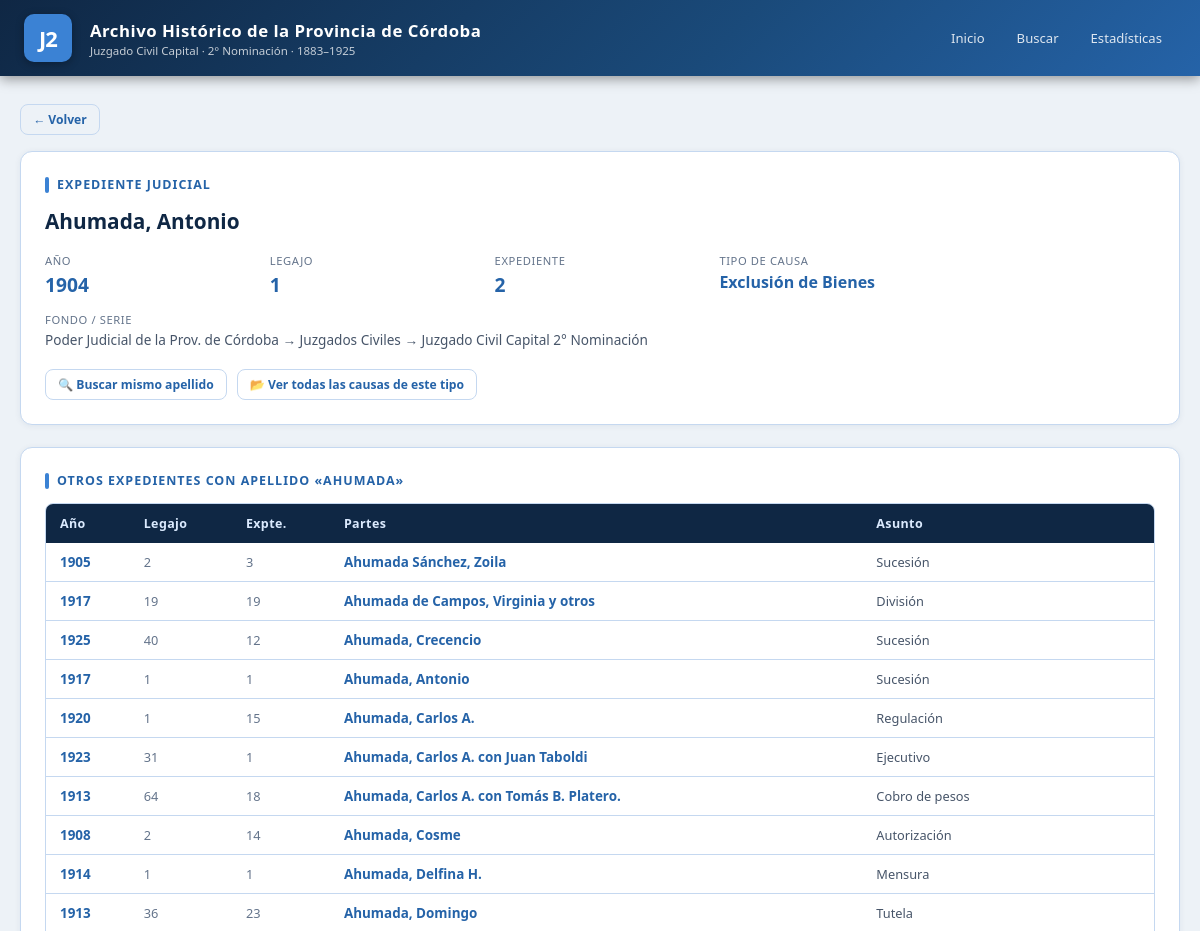
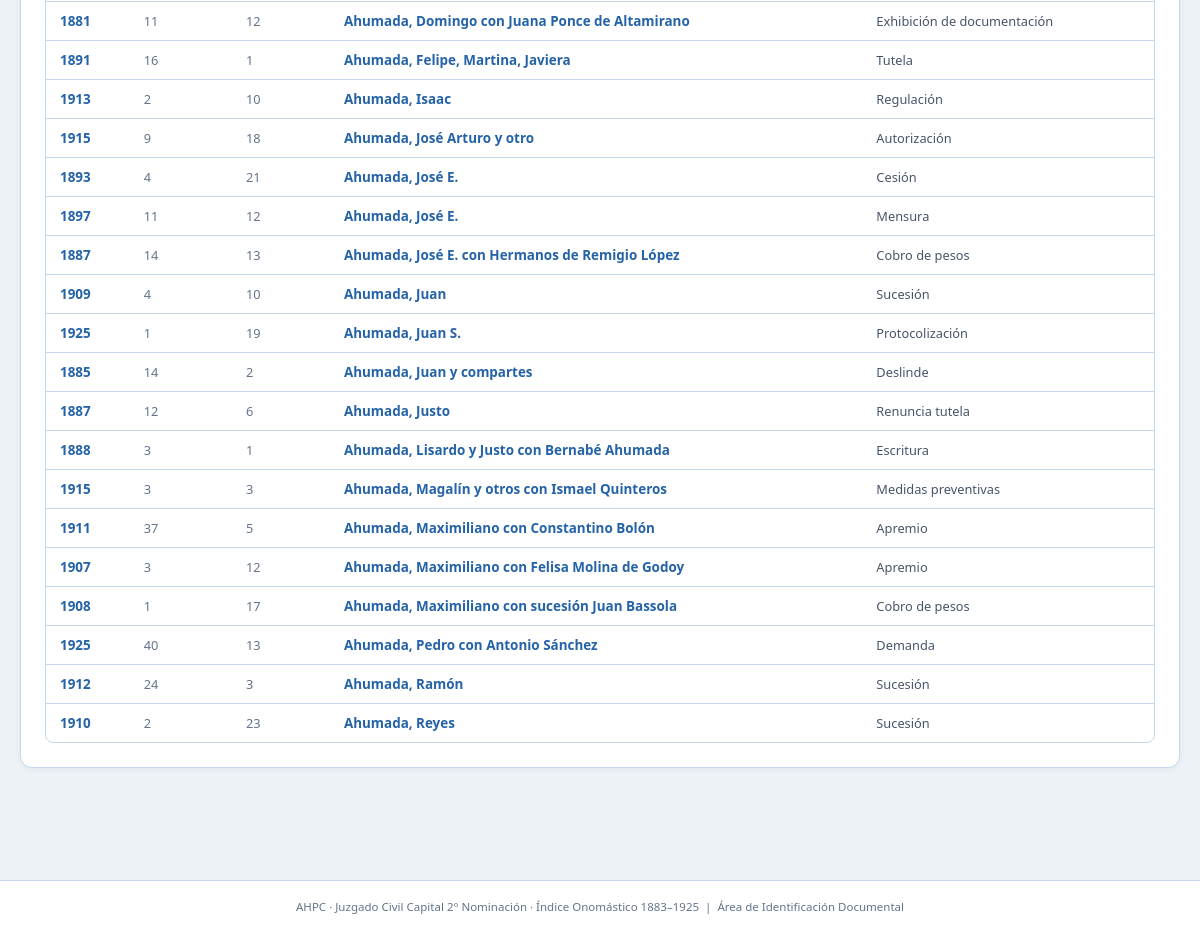
The app's page /detalle/8 with its own data (2 pictures, top to bottom).
### tables this page shows
CREATE TABLE registros (
    id INTEGER PRIMARY KEY AUTOINCREMENT,
    anio INTEGER, legajo TEXT, expediente TEXT,
    partes TEXT, causa TEXT);

### app.py (the view)
@app.route('/detalle/<int:rid>')
def detalle(rid):
    rows = query("SELECT * FROM registros WHERE id = ?", (rid,))
    if not rows:
        return "Registro no encontrado", 404
    reg = dict(rows[0])
    apellido = reg['partes'].split(',')[0].strip() if reg['partes'] else ''
    otros_partes = []
    if apellido:
        otros_partes = query("""SELECT id, anio, legajo, expediente, partes, causa
                                FROM registros WHERE partes LIKE ? AND id != ?
                                ORDER BY partes ASC, anio ASC LIMIT 50""",
                             (f"{apellido}%", rid))
    return render_template('detalle.html', reg=reg,
                           otros_partes=[dict(r) for r in otros_partes],
                           apellido=apellido)

### app.py (called while the page is built)
def get_db():
    conn = sqlite3.connect(DB_PATH)
    conn.row_factory = sqlite3.Row
    return conn

def query(sql, params=()):
    conn = get_db()
    cur = conn.cursor()
    cur.execute(sql, params)
    rows = cur.fetchall()
    conn.close()
    return rows

### templates/detalle.html (shortened to what this page needs)
{% extends "base.html" %}
{% block content %}
<div style="margin-bottom:16px;">
  <a href="javascript:history.back()" class="btn btn-outline btn-sm">← Volver</a>
</div>
<div class="card">
  <div class="card-title">Expediente judicial</div>
  <h2 style="font-size:1.3rem; font-weight:800; color:var(--navy); margin-bottom:18px;">{{ reg.partes }}</h2>
  <div style="display:grid; grid-template-columns:repeat(auto-fit,minmax(180px,1fr)); gap:14px;">
    <div>
      <div style="font-size:.7rem;text-transform:uppercase;letter-spacing:.6px;color:var(--steel);margin-bottom:3px;">Año</div>
      <div style="font-size:1.2rem;font-weight:700;color:var(--mid)">{{ reg.anio or '—' }}</div>
    </div>
    <div>
      <div style="font-size:.7rem;text-transform:uppercase;letter-spacing:.6px;color:var(--steel);margin-bottom:3px;">Legajo</div>
      <div style="font-size:1.2rem;font-weight:700;color:var(--mid)">{{ reg.legajo or '—' }}</div>
    </div>
    <div>
      <div style="font-size:.7rem;text-transform:uppercase;letter-spacing:.6px;color:var(--steel);margin-bottom:3px;">Expediente</div>
      <div style="font-size:1.2rem;font-weight:700;color:var(--mid)">{{ reg.expediente or '—' }}</div>
    </div>
    <div>
      <div style="font-size:.7rem;text-transform:uppercase;letter-spacing:.6px;color:var(--steel);margin-bottom:3px;">Tipo de causa</div>
      <div style="font-size:1rem;font-weight:600;color:var(--text)">
        {% if reg.causa and reg.causa != 'sin datos' %}
          <a href="/causa/{{ reg.causa|urlencode }}" class="row-link">{{ reg.causa }}</a>
        {% else %}
          {{ reg.causa or '—' }}
        {% endif %}
      </div>
    </div>
    <div style="grid-column:1/-1">
      <div style="font-size:.7rem;text-transform:uppercase;letter-spacing:.6px;color:var(--steel);margin-bottom:3px;">Fondo / Serie</div>
      <div style="font-size:.85rem;color:var(--muted)">Poder Judicial de la Prov. de Córdoba → Juzgados Civiles → Juzgado Civil Capital 2° Nominación</div>
    </div>
  </div>
  <div style="margin-top:20px; display:flex; gap:10px; flex-wrap:wrap;">
    <a href="/buscar?partes={{ reg.partes.split(',')[0]|urlencode }}" class="btn btn-outline btn-sm">🔍 Buscar mismo apellido</a>
    {% if reg.causa and reg.causa != 'sin datos' %}
    <a href="/causa/{{ reg.causa|urlencode }}" class="btn btn-outline btn-sm">📂 Ver todas las causas de este tipo</a>
    {% endif %}
  </div>
</div>
{% if otros_partes %}
<div class="card">
  <div class="card-title">Otros expedientes con apellido «{{ apellido }}»</div>
  <div class="table-wrap">
    <table>
      <thead><tr><th>Año</th><th>Legajo</th><th>Expte.</th><th>Partes</th><th>Asunto</th></tr></thead>
      <tbody>
      {% for o in otros_partes %}
      <tr>
        <td class="td-year">{{ o.anio or '—' }}</td>
        <td class="td-num">{{ o.legajo or '' }}</td>
        <td class="td-num">{{ o.expediente or '' }}</td>
        <td class="td-partes"><a href="/detalle/{{ o.id }}" class="row-link">{{ o.partes }}</a></td>
        <td class="td-causa">{{ o.causa or '' }}</td>
      </tr>
      {% endfor %}
      </tbody>
    </table>
  </div>
</div>
{% endif %}
{% endblock %}

### templates/base.html (style rules this page uses)
:root { --navy: #0f2744; --blue: #1a4a7a; --mid: #2563a8; --accent: #3b82d4; --light: #dbeafe; --pale: #f0f6ff; --steel: #64748b; --border: #c5d8f0; --white: #ffffff; --text: #1e293b; --muted: #475569; --hover: #eef5ff; --gold: #f59e0b; }
* { box-sizing: border-box; margin: 0; padding: 0; }
body { font-family: 'Segoe UI', system-ui, sans-serif; background: #edf2f7; color: var(--text); min-height: 100vh; }
.card { background: var(--white); border-radius: 12px; border: 1px solid var(--border); box-shadow: 0 1px 6px rgba(30,60,100,.07); padding: 24px; margin-bottom: 22px; }
.card-title { font-size: .78rem; font-weight: 700; text-transform: uppercase; letter-spacing: 1px; color: var(--mid); margin-bottom: 14px; display: flex; align-items: center; gap: 8px; }
.card-title::before { content: ''; display: inline-block; width: 4px; height: 16px; background: var(--accent); border-radius: 2px; }
.table-wrap { overflow-x: auto; border-radius: 8px; border: 1px solid var(--border); }
table { width: 100%; border-collapse: collapse; font-size: .84rem; }
thead { background: var(--navy); color: var(--light); }
thead th { padding: 11px 14px; text-align: left; font-weight: 600; font-size: .78rem; letter-spacing: .4px; white-space: nowrap; }
tbody tr { border-bottom: 1px solid var(--border); transition: background .12s; }
tbody tr:last-child { border-bottom: none; }
tbody td { padding: 10px 14px; vertical-align: top; }
.td-year { color: var(--mid); font-weight: 700; white-space: nowrap; }
.td-partes { font-weight: 600; color: var(--text); }
.td-causa { color: var(--muted); font-size: .8rem; }
.td-num { color: var(--steel); font-size: .8rem; }
.btn { display: inline-flex; align-items: center; gap: 6px; padding: 9px 18px; border-radius: 8px; border: none; font-size: .84rem; font-weight: 600; cursor: pointer; text-decoration: none; transition: all .18s; }
.btn-outline { background: transparent; color: var(--mid); border: 1.5px solid var(--border); }
.btn-sm { padding: 6px 12px; font-size: .76rem; }
a.row-link { color: var(--mid); text-decoration: none; }

### records on screen
registros: partes "Ahumada, Antonio", anio "1904", legajo "1", expediente "2", causa "Exclusión de Bienes"
registros: anio "1905", legajo "2", expediente "3", partes "Ahumada Sánchez, Zoila", causa "Sucesión"
registros: anio "1917", legajo "19", expediente "19", partes "Ahumada de Campos, Virginia y otros", causa "División"
registros: anio "1925", legajo "40", expediente "12", partes "Ahumada, Crecencio", causa "Sucesión"
registros: anio "1917", legajo "1", expediente "1", partes "Ahumada, Antonio", causa "Sucesión"
registros: anio "1920", legajo "1", expediente "15", partes "Ahumada, Carlos A.", causa "Regulación"
registros: anio "1923", legajo "31", expediente "1", partes "Ahumada, Carlos A. con Juan Taboldi", causa "Ejecutivo"
registros: anio "1913", legajo "64", expediente "18", partes "Ahumada, Carlos A. con Tomás B. Platero.", causa "Cobro de pesos"
registros: anio "1908", legajo "2", expediente "14", partes "Ahumada, Cosme", causa "Autorización"
registros: anio "1914", legajo "1", expediente "1", partes "Ahumada, Delfina H.", causa "Mensura"
registros: anio "1913", legajo "36", expediente "23", partes "Ahumada, Domingo", causa "Tutela"
registros: anio "1881", legajo "11", expediente "12", partes "Ahumada, Domingo con Juana Ponce de Altamirano", causa "Exhibición de documentación"
registros: anio "1891", legajo "16", expediente "1", partes "Ahumada, Felipe, Martina, Javiera", causa "Tutela"
registros: anio "1913", legajo "2", expediente "10", partes "Ahumada, Isaac", causa "Regulación"
registros: anio "1915", legajo "9", expediente "18", partes "Ahumada, José Arturo y otro", causa "Autorización"
registros: anio "1893", legajo "4", expediente "21", partes "Ahumada, José E.", causa "Cesión"
registros: anio "1897", legajo "11", expediente "12", partes "Ahumada, José E.", causa "Mensura"
registros: anio "1887", legajo "14", expediente "13", partes "Ahumada, José E. con Hermanos de Remigio López", causa "Cobro de pesos"
registros: anio "1909", legajo "4", expediente "10", partes "Ahumada, Juan", causa "Sucesión"
registros: anio "1925", legajo "1", expediente "19", partes "Ahumada, Juan S.", causa "Protocolización"
registros: anio "1885", legajo "14", expediente "2", partes "Ahumada, Juan y compartes", causa "Deslinde"
registros: anio "1887", legajo "12", expediente "6", partes "Ahumada, Justo", causa "Renuncia tutela"
registros: anio "1888", legajo "3", expediente "1", partes "Ahumada, Lisardo y Justo con Bernabé Ahumada", causa "Escritura"
registros: anio "1915", legajo "3", expediente "3", partes "Ahumada, Magalín y otros con Ismael Quinteros", causa "Medidas preventivas"
registros: anio "1911", legajo "37", expediente "5", partes "Ahumada, Maximiliano con Constantino Bolón", causa "Apremio"
registros: anio "1907", legajo "3", expediente "12", partes "Ahumada, Maximiliano con Felisa Molina de Godoy", causa "Apremio"
registros: anio "1908", legajo "1", expediente "17", partes "Ahumada, Maximiliano con sucesión Juan Bassola", causa "Cobro de pesos"
registros: anio "1925", legajo "40", expediente "13", partes "Ahumada, Pedro con Antonio Sánchez", causa "Demanda"
registros: anio "1912", legajo "24", expediente "3", partes "Ahumada, Ramón", causa "Sucesión"
registros: anio "1910", legajo "2", expediente "23", partes "Ahumada, Reyes", causa "Sucesión"

### other values on screen
{{ apellido }} "AHUMADA"
